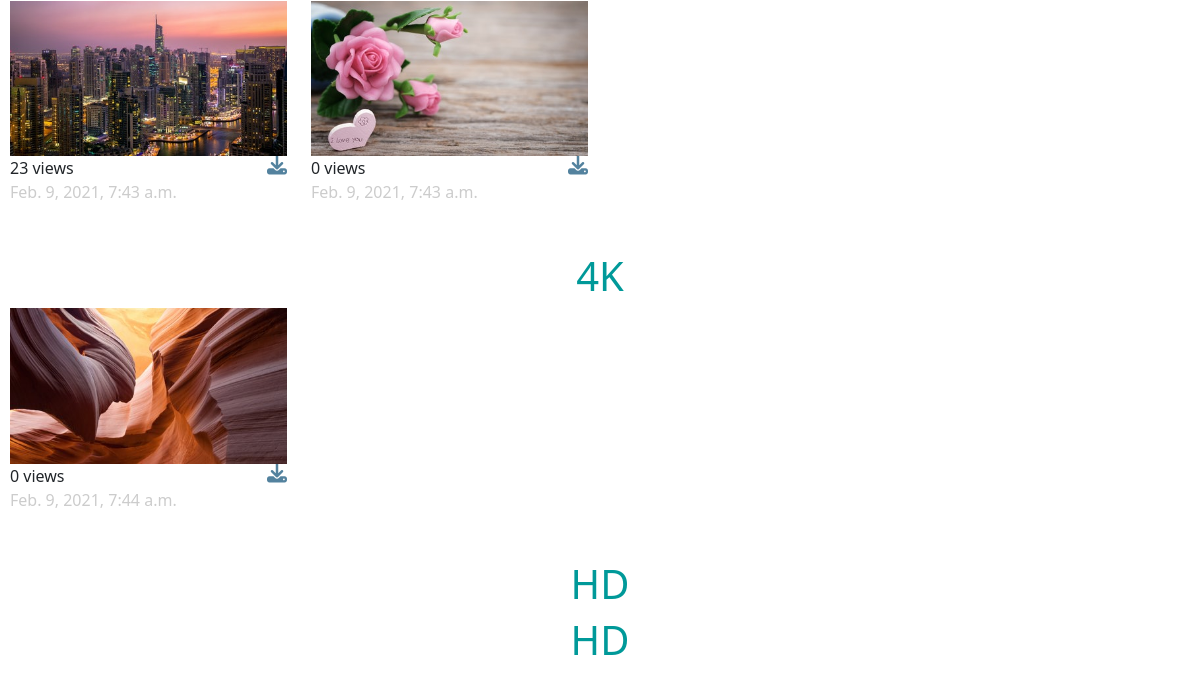
Before: /category (lower part) with the older database file.
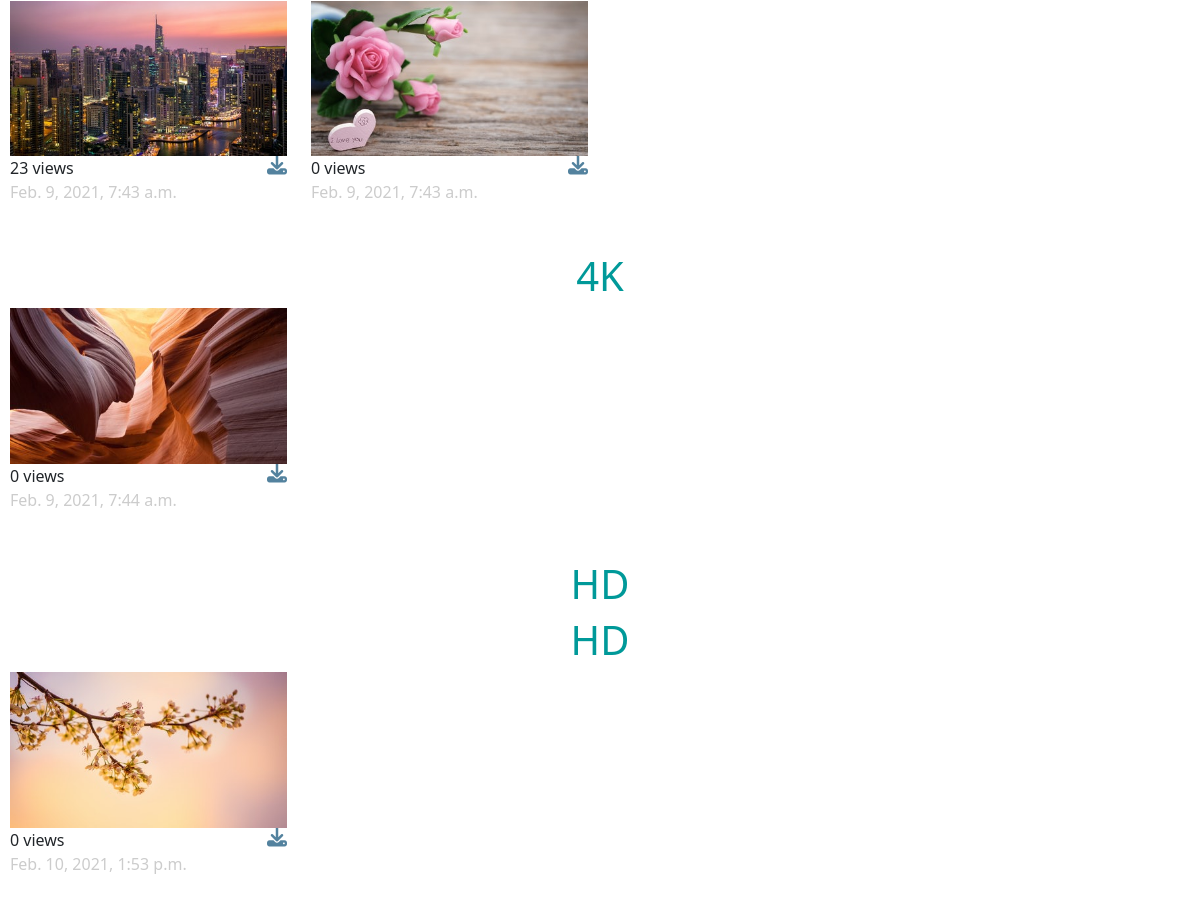
After: the same page with the newer database file.
### UniqApp/models.py (models this page shows, shortened)
class Image(models.Model):
    image = models.ImageField(upload_to='dynamic_img')
    title = models.CharField(max_length=100)
    category = models.ForeignKey(Category, on_delete=models.CASCADE)
    date = models.DateTimeField(auto_now_add=True)
    view_count = models.PositiveIntegerField(default=0)

class Category(models.Model):
    title  = models.CharField(max_length=99)

### UniqApp/views.py (the view)
# urls.py: path('category', CategoryView.as_view(), name="category"),
class CategoryView(TemplateView):
    template_name = 'category.html'
    def get_context_data(self, **kwargs):
        context = super().get_context_data(**kwargs)
        context["categories"] = Category.objects.all()
        return context

### templates/category.html (shortened to what this page needs)
{% extends 'base.html' %}
{% load static %}
{% block photos %}
    <div class="row tm-mb-90 tm-gallery" id="img-div">
    {% for category in categories %}
        <h1 style="text-align: center; color: #009999;">{{ category.title }}</h1>
        {% for cat in category.image_set.all %}
            <div class="col-xl-3 col-lg-4 col-md-6 col-sm-6 col-12 mb-5">
                <img src="{{ cat.image.url }}" alt="Image" class="img-fluid">
                <a href="{% get_media_prefix %}{{ img.image }}" download="{{ img.title }}.jpg">
                    <i style="float: right;" class="fas fa-download fa-lg mt-2"></i>
                </a>
                <span>{{ cat.view_count }} views</span><br>
                <span class="tm-text-gray-light">{{ cat.date }}</span>
            </div>
        {% endfor %}
    {% endfor %}
    </div>
{% endblock photos %}

Changed rows visible on the page:
added Image: image (picture), view_count "0", date "Feb. 10, 2021, 1:53 p.m.", shown under Category (number 4 of 4 on the later page)
